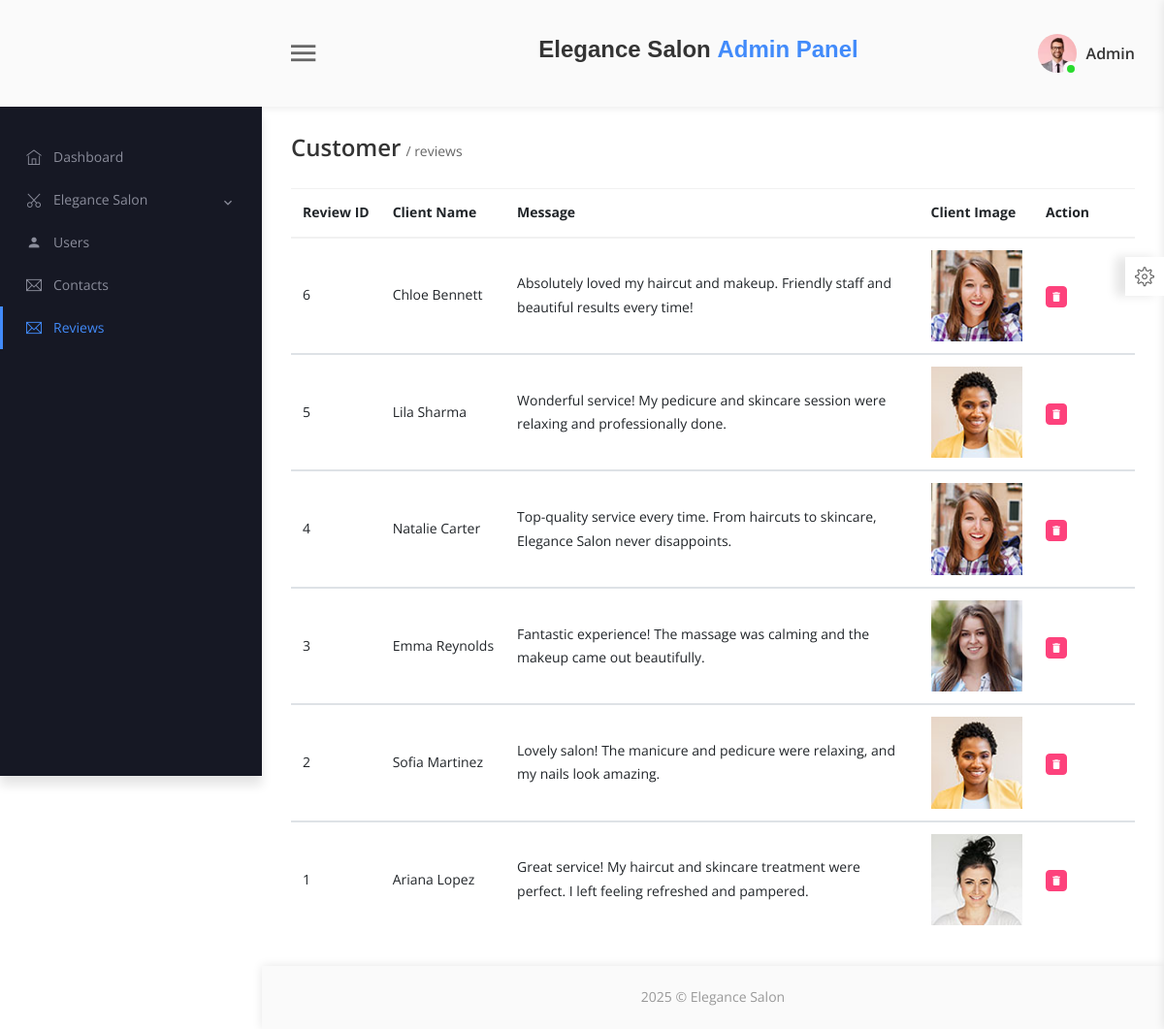
The page /reviews-view.php on the database its author committed.
### tables this page shows
CREATE TABLE `feedback` (
  `feedback_id` int(11) NOT NULL,
  `client_id` int(11) DEFAULT NULL,
  `client_name` varchar(100) NOT NULL,
  `message` text NOT NULL,
  `image` varchar(1000) NOT NULL,
  `rating` int(11) DEFAULT NULL CHECK (`rating` between 1 and 5),
  `created_at` timestamp NOT NULL DEFAULT current_timestamp()
);

### Admin/reviews-view.php (the view)
    <div class="content-body">
        <div class="row justify-content-between align-items-center mb-10">
            <div class="col-12 col-lg-auto mb-20">
                <div class="page-heading">
                    <h3> Customer <span>/ reviews</span></h3>
                </div>
            </div>
        </div>
        <div class="row">
            <div method="POST" class="col-12">
                <div class="table-responsive">
                    <table class="table table-vertical-middle">
                        <thead>
                            <tr>
                                <th>Review ID</th>
                                <th>Client Name</th>
                                <th>Message</th>
                                <th>Client Image</th>
                                <th>Action</th>
                            </tr>
                        </thead>
<?php
    include('connect.php');
    $query="select * from feedback order by feedback_id desc";
    $run=mysqli_query($conn,$query);
    if(mysqli_num_rows($run)>0)
    {
        while($row=mysqli_fetch_array($run))
        {
?>
                        <tbody>
                            <tr>
                                <td><?php echo $row['feedback_id'] ?></td>
                                <td><?php echo $row['client_name'] ?></td>
                                <td style="word-wrap: break-word;overflow-wrap: break-word; white-space: normal;">
                                <?php echo $row['message'] ?></td>
                                <td><img src="ClientImg/<?php echo $row[4] ?>" alt="Img"></td>
                                <td class="action h4">
                                    <div class="table-action-buttons">
                                        <a class="delete button button-box button-xs button-danger" href="Admin/review-delete.php?feedback_id=<?php echo $row['feedback_id']; ?>
                                            " onclick="return confirm('Are you sure you want to delete this message?');">
                                            <i class="zmdi zmdi-delete"></i>
                                        </a>
                                    </div>
                                </td>
                            </tr>
                        </tbody>
<?php
    }}
?>
                    </table>
                </div>
            </div>
        </div>
    </div>

### rows shown on the page
feedback: feedback_id "6", client_name "Chloe Bennett", message "Absolutely loved my haircut and makeup. Friendly staff and beautiful results every time!", image (picture)
feedback: feedback_id "5", client_name "Lila Sharma", message "Wonderful service! My pedicure and skincare session were relaxing and professionally done.", image (picture)
feedback: feedback_id "4", client_name "Natalie Carter", message "Top-quality service every time. From haircuts to skincare, Elegance Salon never disappoints.", image (picture)
feedback: feedback_id "3", client_name "Emma Reynolds", message "Fantastic experience! The massage was calming and the makeup came out beautifully.", image (picture)
feedback: feedback_id "2", client_name "Sofia Martinez", message "Lovely salon! The manicure and pedicure were relaxing, and my nails look amazing.", image (picture)
feedback: feedback_id "1", client_name "Ariana Lopez", message "Great service! My haircut and skincare treatment were perfect. I left feeling refreshed and pampered.", image (picture)
